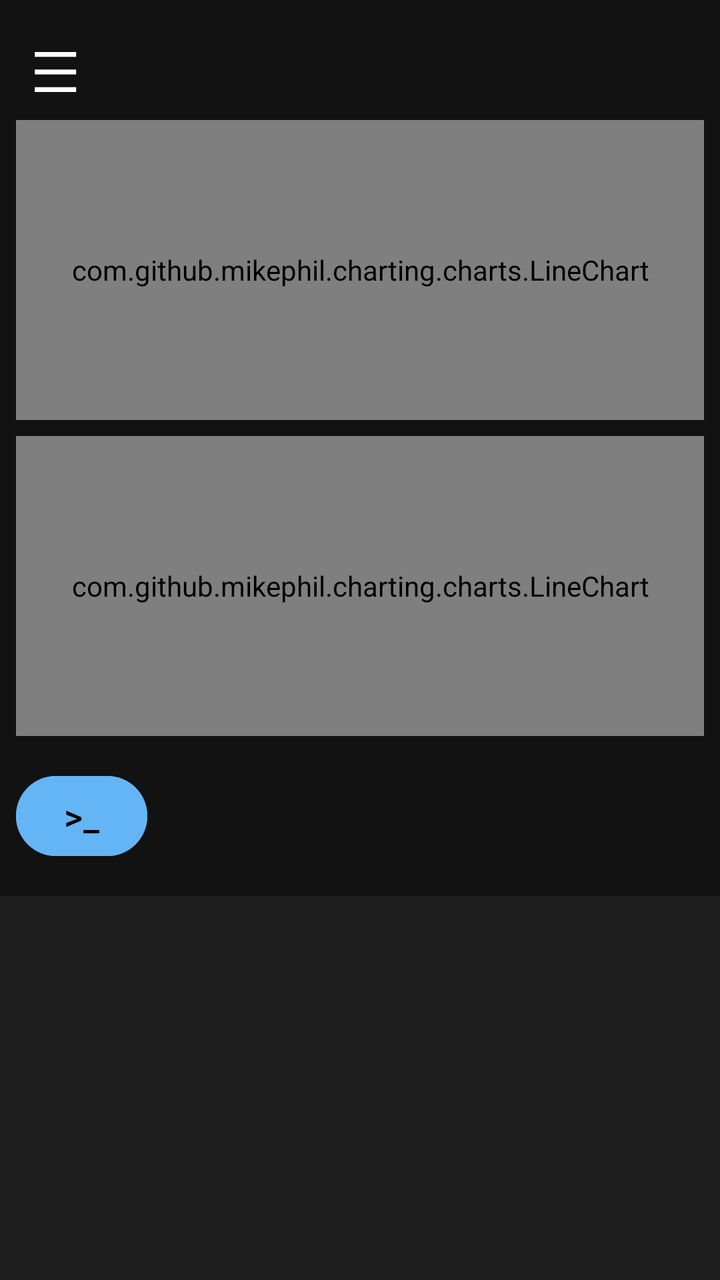
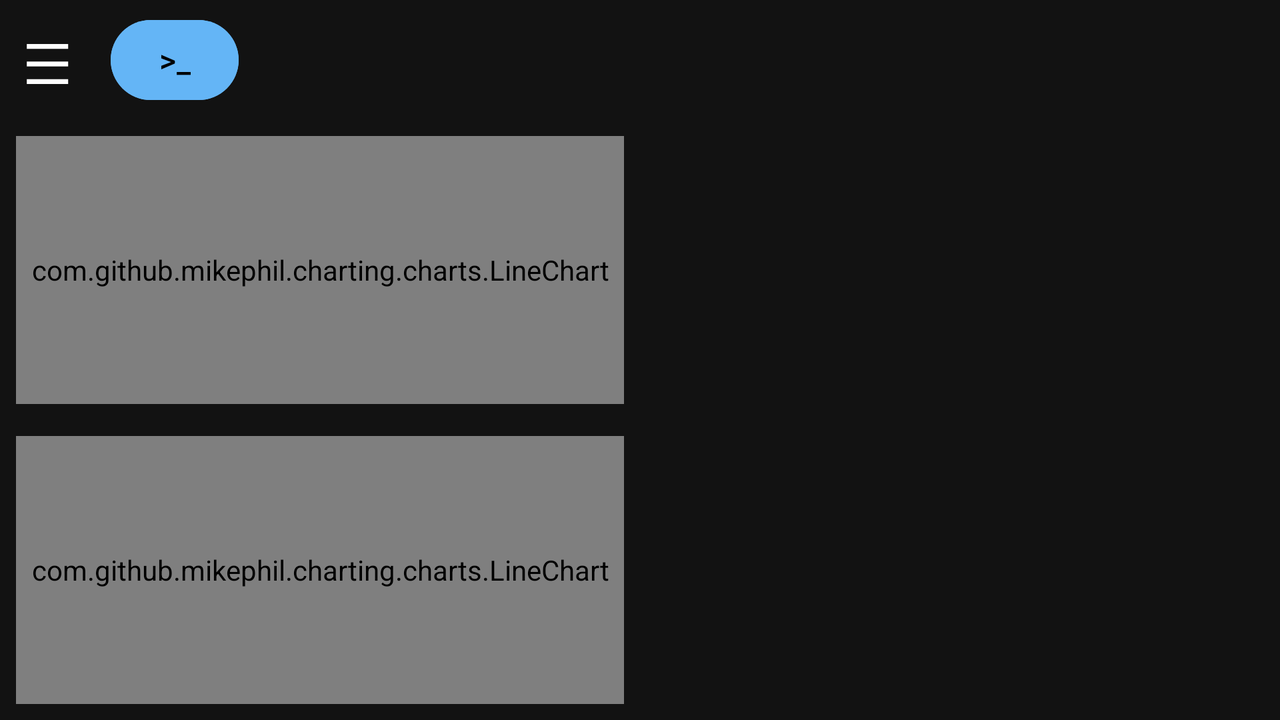

Two renders of one Android screen. The first uses the default layout on a phone; the second uses the alternative layout the repository ships for a different screen configuration, on a matching device. The two XML files are below.
<!-- AndroidManifest.xml: application theme Theme.Pult -->
<!-- res/layout/activity_main.xml -->
<?xml version="1.0" encoding="utf-8"?>
<androidx.drawerlayout.widget.DrawerLayout
    xmlns:android="http://schemas.android.com/apk/res/android"
    xmlns:app="http://schemas.android.com/apk/res-auto"
    android:id="@+id/drawerLayout"
    android:layout_width="match_parent"
    android:layout_height="match_parent"
    android:background="#121212">

    <androidx.constraintlayout.widget.ConstraintLayout
        android:layout_width="match_parent"
        android:layout_height="match_parent">

        <TextView
            android:id="@+id/btnMenu"
            android:layout_width="wrap_content"
            android:layout_height="wrap_content"
            android:text="☰"
            android:textSize="28sp"
            android:textColor="#FFFFFF"
            android:paddingTop="16dp"
            android:paddingHorizontal="16dp"
            android:layout_marginBottom="-0dp"
            app:layout_constraintStart_toStartOf="parent"
            app:layout_constraintTop_toTopOf="parent" />

        
        <com.github.mikephil.charting.charts.LineChart
            android:id="@+id/chartLive"
            android:layout_width="match_parent"
            android:layout_height="150dp"
            android:layout_marginHorizontal="8dp"
            android:layout_marginTop="60dp"
            app:layout_constraintTop_toTopOf="parent" />

        
        <com.github.mikephil.charting.charts.LineChart
            android:id="@+id/chartHistory"
            android:layout_width="match_parent"
            android:layout_height="150dp"
            android:layout_margin="8dp"
            app:layout_constraintTop_toBottomOf="@+id/chartLive" />

        <LinearLayout
            android:id="@+id/controlLayout"
            android:layout_width="match_parent"
            android:layout_height="wrap_content"
            android:layout_marginTop="16dp"
            android:layout_marginStart="8dp"
            android:layout_marginEnd="8dp"
            android:orientation="horizontal"
            android:gravity="center_vertical"
            app:layout_constraintEnd_toEndOf="parent"
            app:layout_constraintStart_toStartOf="parent"
            app:layout_constraintTop_toBottomOf="@+id/chartHistory">

            <Button
                android:id="@+id/btnNewCommand"
                android:layout_width="wrap_content"
                android:layout_height="wrap_content"
                android:text=">_"
                android:textSize="18sp"
                android:textColor="#000000"
                android:backgroundTint="#64B5F6"
                android:minWidth="48dp"
                android:layout_marginEnd="8dp" />

            <androidx.recyclerview.widget.RecyclerView
                android:id="@+id/rvFavorites"
                android:layout_width="0dp"
                android:layout_height="wrap_content"
                android:layout_weight="1"
                android:orientation="horizontal"
                android:clipToPadding="false" />
        </LinearLayout>

        <androidx.recyclerview.widget.RecyclerView
            android:id="@+id/rvHistory"
            android:layout_width="0dp"
            android:layout_height="0dp"
            android:layout_marginTop="16dp"
            android:background="#1e1e1e"
            android:padding="8dp"
            android:clipToPadding="false"
            app:layout_constraintBottom_toBottomOf="parent"
            app:layout_constraintEnd_toEndOf="parent"
            app:layout_constraintStart_toStartOf="parent"
            app:layout_constraintTop_toBottomOf="@+id/controlLayout" />


    </androidx.constraintlayout.widget.ConstraintLayout>

    <com.google.android.material.navigation.NavigationView
        android:id="@+id/navView"
        android:layout_width="wrap_content"
        android:layout_height="match_parent"
        android:layout_gravity="start"
        android:background="#1E1E1E"
        app:itemTextColor="#FFFFFF"
        app:itemIconTint="#FFFFFF"
        app:menu="@menu/drawer_menu" />

</androidx.drawerlayout.widget.DrawerLayout>
<!-- resources referenced by this layout -->
<resources>
  <style name="Theme.Pult" parent="Base.Theme.Pult" />
  <style name="Base.Theme.Pult" parent="Theme.Material3.Dark.NoActionBar">
          
          
          <item name="android:statusBarColor">#121212</item>
          <item name="android:windowLightStatusBar">false</item>
      </style>
</resources>
<!-- res/layout-land/activity_main.xml (the repository's variant of the layout above) -->
<!-- drawn on the phone turned sideways -->
<?xml version="1.0" encoding="utf-8"?>
<androidx.drawerlayout.widget.DrawerLayout
    xmlns:android="http://schemas.android.com/apk/res/android"
    xmlns:app="http://schemas.android.com/apk/res-auto"
    android:id="@+id/drawerLayout"
    android:layout_width="match_parent"
    android:layout_height="match_parent"
    android:background="#121212">

    <androidx.constraintlayout.widget.ConstraintLayout
        android:layout_width="match_parent"
        android:layout_height="match_parent">

        <androidx.constraintlayout.widget.Guideline
            android:id="@+id/guideline"
            android:layout_width="wrap_content"
            android:layout_height="wrap_content"
            android:orientation="vertical"
            app:layout_constraintGuide_percent="0.5" />

        <androidx.constraintlayout.widget.Guideline
            android:id="@+id/headerGuideline"
            android:layout_width="wrap_content"
            android:layout_height="wrap_content"
            android:orientation="horizontal"
            app:layout_constraintGuide_begin="60dp" />

        <TextView
            android:id="@+id/btnMenu"
            android:layout_width="wrap_content"
            android:layout_height="0dp"
            android:text="☰"
            android:textSize="28sp"
            android:textColor="#FFFFFF"
            android:padding="12dp"
            android:gravity="center_vertical"
            app:layout_constraintStart_toStartOf="parent"
            app:layout_constraintTop_toTopOf="parent"
            app:layout_constraintBottom_toTopOf="@id/headerGuideline" />

        <LinearLayout
            android:id="@+id/controlLayout"
            android:layout_width="0dp"
            android:layout_height="0dp"
            android:layout_marginStart="8dp"
            android:layout_marginEnd="8dp"
            android:orientation="horizontal"
            android:gravity="center_vertical"
            app:layout_constraintStart_toEndOf="@+id/btnMenu"
            app:layout_constraintEnd_toEndOf="parent"
            app:layout_constraintTop_toTopOf="parent"
            app:layout_constraintBottom_toTopOf="@id/headerGuideline">

            <Button
                android:id="@+id/btnNewCommand"
                android:layout_width="wrap_content"
                android:layout_height="wrap_content"
                android:text=">_"
                android:textSize="16sp"
                android:textColor="#000000"
                android:backgroundTint="#64B5F6"
                android:minWidth="48dp"
                android:layout_marginEnd="8dp" />

            <androidx.recyclerview.widget.RecyclerView
                android:id="@+id/rvFavorites"
                android:layout_width="0dp"
                android:layout_height="wrap_content"
                android:layout_weight="1"
                android:orientation="horizontal"
                android:clipToPadding="false" />
        </LinearLayout>

        <com.github.mikephil.charting.charts.LineChart
            android:id="@+id/chartLive"
            android:layout_width="0dp"
            android:layout_height="0dp"
            android:layout_margin="8dp"
            app:layout_constraintStart_toStartOf="parent"
            app:layout_constraintEnd_toStartOf="@+id/guideline"
            app:layout_constraintTop_toTopOf="@id/headerGuideline"
            app:layout_constraintBottom_toTopOf="@+id/chartHistory"
            app:layout_constraintVertical_weight="1" />

        <com.github.mikephil.charting.charts.LineChart
            android:id="@+id/chartHistory"
            android:layout_width="0dp"
            android:layout_height="0dp"
            android:layout_margin="8dp"
            app:layout_constraintStart_toStartOf="parent"
            app:layout_constraintEnd_toStartOf="@+id/guideline"
            app:layout_constraintTop_toBottomOf="@+id/chartLive"
            app:layout_constraintBottom_toBottomOf="parent"
            app:layout_constraintVertical_weight="1" />

        <androidx.recyclerview.widget.RecyclerView
            android:id="@+id/rvHistory"
            android:layout_width="0dp"
            android:layout_height="0dp"
            android:layout_margin="8dp"
            app:layout_constraintStart_toStartOf="@+id/guideline"
            app:layout_constraintEnd_toEndOf="parent"
            app:layout_constraintTop_toTopOf="@id/headerGuideline"
            app:layout_constraintBottom_toBottomOf="parent" />

    </androidx.constraintlayout.widget.ConstraintLayout>

    <com.google.android.material.navigation.NavigationView
        android:id="@+id/navView"
        android:layout_width="wrap_content"
        android:layout_height="match_parent"
        android:layout_gravity="start"
        android:background="#1E1E1E"
        app:itemTextColor="#FFFFFF"
        app:itemIconTint="#FFFFFF"
        app:menu="@menu/drawer_menu" />

</androidx.drawerlayout.widget.DrawerLayout>
